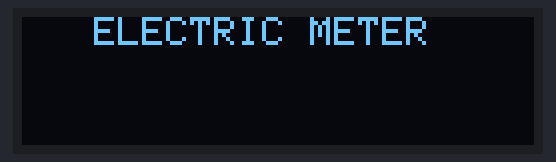
Simulated run of this sketch. Board: ESP8266 (NodeMCU). Parts: 128×32 one-colour display.

Above: at 0.1 s.

The sketch:

_oled_test.ino
```cpp
//========== PROTOCOL ==========//
#include <SPI.h>
#include <Wire.h>

//========== OLED ==========//
#include <Adafruit_GFX.h>
#include <Adafruit_SSD1306.h>

#define SCREEN_WIDTH 128  // OLED display width, in pixels
#define SCREEN_HEIGHT 32  // OLED display height, in pixels
#define OLED_RESET -1         // Reset pin # (or -1 if sharing Arduino reset pin)
#define SCREEN_ADDRESS 0x3C  ///< See datasheet for Address; 0x3D for 128x64, 0x3C for 128x32
Adafruit_SSD1306 display(SCREEN_WIDTH, SCREEN_HEIGHT, &Wire, OLED_RESET);

void OLED();

void setup() {
  // put your setup code here, to run once:
  Serial.begin(115200);
  Wire.begin(D1,D2);               //Thiết lập chân kết nối I2C (SDA,SCL);
  if (!display.begin(SSD1306_SWITCHCAPVCC, SCREEN_ADDRESS)) {
    Serial.println("SSD1306 allocation failed");
    for (;;); // Don't proceed, loop forever
  }
}

void loop() {
  // put your main code here, to run repeatedly:
  OLED();
}

void OLED(){
    display.clearDisplay();
    display.setTextSize(1);
    display.setTextColor(SSD1306_WHITE);  // Draw white text
    display.setCursor(0, 0);              // Start at top-left corner
    display.print("   ELECTRIC METER");
    display.display();
}
```
